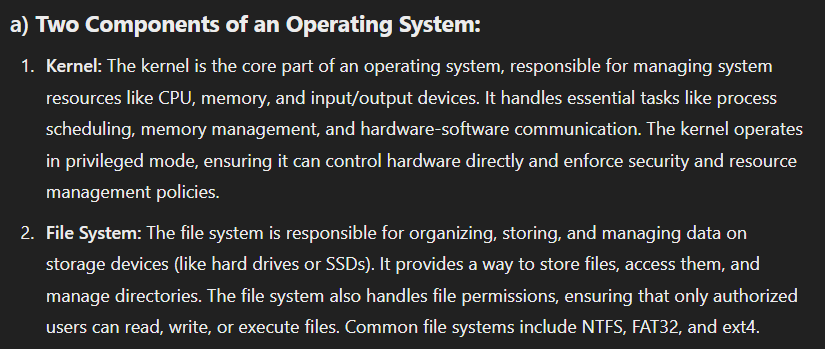
#> input picture user/MAT/represention of image matrix format and image transformation/Screenshot 2024-10-20 201621.png, 825 x 349 px, found by its file name
$ python untitled0.py
#> lines starting #> are read from the running program, lines starting #| are printed output that depends on the picture
from PIL import Image, ImageFilter
import numpy as np
import matplotlib.pyplot as plt
import os

image_path = r"C:\OS 2024\MAT\representation of image matrix format\Screenshot 2024-10-20 201621.png"

if not os.path.exists(image_path):
    print("File not found. Please check the path and file name.")
else:
    def load_image(image_path):
        return Image.open(image_path)
#> returned value is the input picture: PIL image 825x349 RGBA; mean R, G, B, A 50.9, 50.8, 50.8, 255

    def image_to_matrix(image):
        return np.array(image)

    def display_image(image, title):
        plt.imshow(image, cmap='gray')
        plt.title(title)
        plt.axis('off')
        plt.show()

    def blur_image(image, radius):
        return image.filter(ImageFilter.GaussianBlur(radius))

    image = load_image(image_path)

    print("Original Image:")
    display_image(image, "Original Image")

    gray_image = image.convert('L')
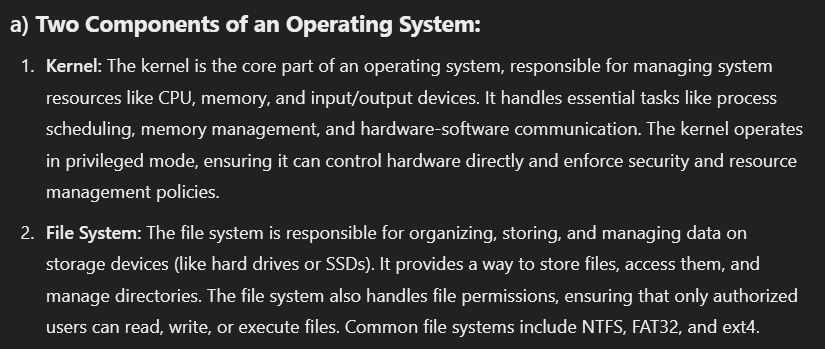
#> gray_image: PIL image 825x349 L; min 33, max 236, mean 50.9
    matrix_representation = image_to_matrix(gray_image)
    print("Matrix Representation:")
    print(matrix_representation)
#> (printed output is left out)
    print("Matrix Shape:", matrix_representation.shape)
#| Matrix Shape: (349, 825)

    radius = float(input("Enter blur radius: "))
#> the answer given: 3
    blurred_image = blur_image(image, radius)
#> in blur_image, `return image.filter(ImageFilter.GaussianBlur(radius))`:
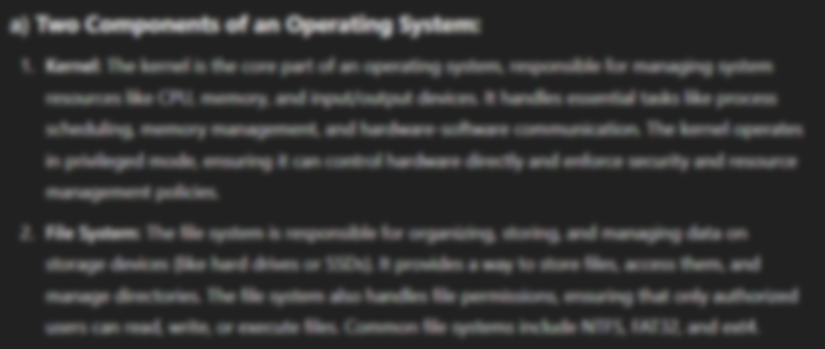
#> returned value: PIL image 825x349 RGBA; mean R, G, B, A 50.9, 50.8, 50.8, 255
    print("Blurred Image:")
    display_image(blurred_image, "Blurred Image")
